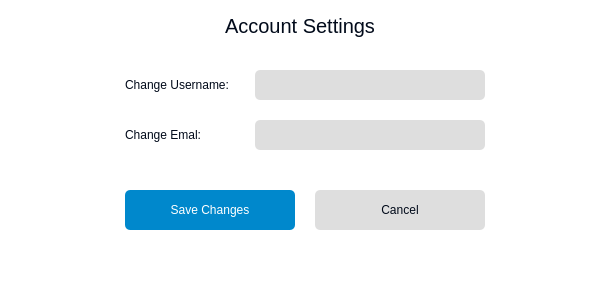
<?xml version="1.0" encoding="UTF-8"?>
<ui version="4.0">
 <class>MainWindow</class>
 <widget class="QMainWindow" name="MainWindow">
  <property name="geometry">
   <rect>
    <x>0</x>
    <y>0</y>
    <width>600</width>
    <height>300</height>
   </rect>
  </property>
  <property name="windowTitle">
   <string>Typing online</string>
  </property>
  <property name="styleSheet">
   <string notr="true">background-color: #fff; border-radius: 5px;</string>
  </property>
  <widget class="QWidget" name="centralwidget">
   <widget class="QLabel" name="acount_email_2">
    <property name="geometry">
     <rect>
      <x>125</x>
      <y>70</y>
      <width>120</width>
      <height>30</height>
     </rect>
    </property>
    <property name="font">
     <font>
      <family>Arial</family>
      <pointsize>9</pointsize>
      <weight>50</weight>
      <bold>false</bold>
     </font>
    </property>
    <property name="styleSheet">
     <string notr="true">color: #010A1A;</string>
    </property>
    <property name="text">
     <string>Change Username:</string>
    </property>
   </widget>
   <widget class="QLineEdit" name="username_en">
    <property name="geometry">
     <rect>
      <x>255</x>
      <y>70</y>
      <width>230</width>
      <height>30</height>
     </rect>
    </property>
    <property name="font">
     <font>
      <family>Arial</family>
      <pointsize>9</pointsize>
     </font>
    </property>
    <property name="styleSheet">
     <string notr="true">background-color: #DEDEDE; color: #010A1A;</string>
    </property>
   </widget>
   <widget class="QLineEdit" name="username_en_2">
    <property name="geometry">
     <rect>
      <x>255</x>
      <y>120</y>
      <width>230</width>
      <height>30</height>
     </rect>
    </property>
    <property name="font">
     <font>
      <family>Arial</family>
      <pointsize>9</pointsize>
     </font>
    </property>
    <property name="styleSheet">
     <string notr="true">background-color: #DEDEDE; color: #010A1A;</string>
    </property>
   </widget>
   <widget class="QLabel" name="acount_email_3">
    <property name="geometry">
     <rect>
      <x>125</x>
      <y>120</y>
      <width>120</width>
      <height>30</height>
     </rect>
    </property>
    <property name="font">
     <font>
      <family>Arial</family>
      <pointsize>9</pointsize>
      <weight>50</weight>
      <bold>false</bold>
     </font>
    </property>
    <property name="styleSheet">
     <string notr="true">color: #010A1A;</string>
    </property>
    <property name="text">
     <string>Change Emal:</string>
    </property>
   </widget>
   <widget class="QPushButton" name="btn_login">
    <property name="geometry">
     <rect>
      <x>125</x>
      <y>190</y>
      <width>170</width>
      <height>40</height>
     </rect>
    </property>
    <property name="font">
     <font>
      <family>Arial</family>
      <pointsize>9</pointsize>
     </font>
    </property>
    <property name="cursor">
     <cursorShape>PointingHandCursor</cursorShape>
    </property>
    <property name="styleSheet">
     <string notr="true">background-color: #0088CC; color: #fff;</string>
    </property>
    <property name="text">
     <string>Save Changes</string>
    </property>
   </widget>
   <widget class="QPushButton" name="btn_login_2">
    <property name="geometry">
     <rect>
      <x>315</x>
      <y>190</y>
      <width>170</width>
      <height>40</height>
     </rect>
    </property>
    <property name="font">
     <font>
      <family>Arial</family>
      <pointsize>9</pointsize>
     </font>
    </property>
    <property name="cursor">
     <cursorShape>PointingHandCursor</cursorShape>
    </property>
    <property name="styleSheet">
     <string notr="true">background-color: #DEDEDE; color: #010A1A;</string>
    </property>
    <property name="text">
     <string>Cancel</string>
    </property>
   </widget>
   <widget class="QLabel" name="alarmlb">
    <property name="geometry">
     <rect>
      <x>125</x>
      <y>160</y>
      <width>360</width>
      <height>20</height>
     </rect>
    </property>
    <property name="font">
     <font>
      <family>Arial</family>
      <pointsize>9</pointsize>
      <weight>50</weight>
      <bold>false</bold>
     </font>
    </property>
    <property name="styleSheet">
     <string notr="true">color: #d1131f;</string>
    </property>
    <property name="text">
     <string/>
    </property>
    <property name="alignment">
     <set>Qt::AlignCenter</set>
    </property>
   </widget>
   <widget class="QLabel" name="title">
    <property name="geometry">
     <rect>
      <x>0</x>
      <y>10</y>
      <width>600</width>
      <height>31</height>
     </rect>
    </property>
    <property name="font">
     <font>
      <family>Arial</family>
      <pointsize>15</pointsize>
      <weight>50</weight>
      <bold>false</bold>
     </font>
    </property>
    <property name="styleSheet">
     <string notr="true">color: #010A1A;</string>
    </property>
    <property name="text">
     <string>Account Settings</string>
    </property>
    <property name="alignment">
     <set>Qt::AlignCenter</set>
    </property>
   </widget>
  </widget>
 </widget>
 <resources/>
 <connections/>
</ui>
